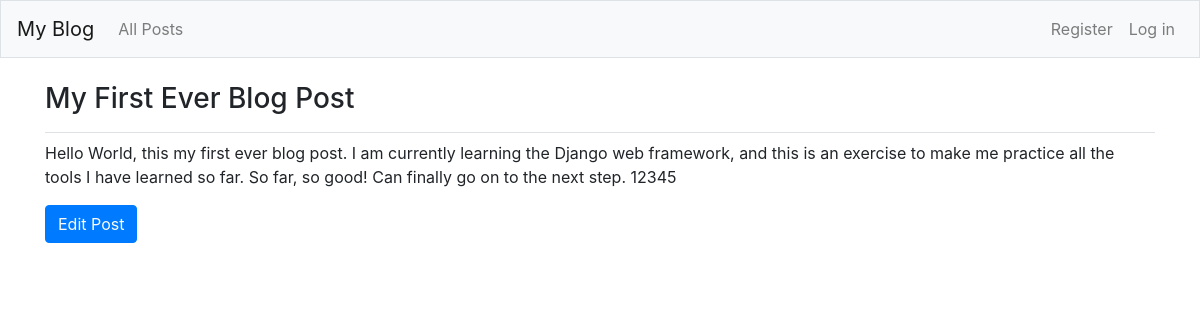
Screenshot of /blog_posts/1/ with the database file from the repository.
### blogs/models.py (models this page shows, shortened)
class BlogPost(models.Model):
    title = models.CharField(max_length=200)
    text = models.TextField()
    date_added = models.DateTimeField(auto_now_add=True)
    owner = models.ForeignKey(User, on_delete=models.CASCADE)

### blogs/views.py (the view)
# urls.py: path("blog_posts/<int:post_id>/", views.post, name="post"),
def post(request, post_id):
    post = BlogPost.objects.get(id=post_id)
    return render(request, "blogs/post.html", {'post': post})

### blogs/templates/blogs/post.html
{% extends "blogs/base.html" %}
{% load bootstrap4 %}
{% block page_header %}
	<h3>{{ post.title }}</h3>
{% endblock page_header %}
{% block content %}
	<p>{{ post.text }}</p>
	{% buttons %}
		<button name="submit" class="btn btn-primary">
			<a href="{% url 'blogs:edit_blog_post' post.id %}" style="color: rgb(250, 250, 250)">Edit Post</a>
		</button>
	{% endbuttons %}
{% endblock content %}

### rows the page displays
BlogPost: title "My First Ever Blog Post", text "Hello World, this my first ever blog post. I am currently learning the Django web framework, and this is an exercise to make me practice all the tools I have learned so far. So far, so good! Can finally go on to the next step. 12345"
